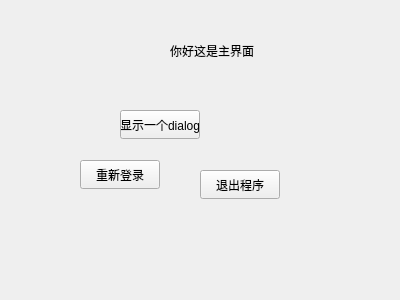
<?xml version="1.0" encoding="UTF-8"?>
<ui version="4.0">
 <class>Widgetss</class>
 <widget class="QWidget" name="Widgetss">
  <property name="windowModality">
   <enum>Qt::ApplicationModal</enum>
  </property>
  <property name="geometry">
   <rect>
    <x>0</x>
    <y>0</y>
    <width>400</width>
    <height>300</height>
   </rect>
  </property>
  <property name="windowTitle">
   <string>Widgetss</string>
  </property>
  <widget class="QPushButton" name="display_dialog">
   <property name="geometry">
    <rect>
     <x>120</x>
     <y>110</y>
     <width>80</width>
     <height>29</height>
    </rect>
   </property>
   <property name="text">
    <string>显示一个dialog</string>
   </property>
  </widget>
  <widget class="QPushButton" name="pushButton">
   <property name="geometry">
    <rect>
     <x>80</x>
     <y>160</y>
     <width>80</width>
     <height>29</height>
    </rect>
   </property>
   <property name="text">
    <string>重新登录</string>
   </property>
  </widget>
  <widget class="QPushButton" name="pushButton_2">
   <property name="geometry">
    <rect>
     <x>200</x>
     <y>170</y>
     <width>80</width>
     <height>29</height>
    </rect>
   </property>
   <property name="text">
    <string>退出程序</string>
   </property>
  </widget>
  <widget class="QLabel" name="label">
   <property name="geometry">
    <rect>
     <x>170</x>
     <y>40</y>
     <width>101</width>
     <height>21</height>
    </rect>
   </property>
   <property name="text">
    <string>你好这是主界面</string>
   </property>
  </widget>
 </widget>
 <layoutdefault spacing="6" margin="11"/>
 <resources/>
 <connections>
  <connection>
   <sender>pushButton_2</sender>
   <signal>clicked()</signal>
   <receiver>Widgetss</receiver>
   <slot>close()</slot>
   <hints>
    <hint type="sourcelabel">
     <x>260</x>
     <y>192</y>
    </hint>
    <hint type="destinationlabel">
     <x>236</x>
     <y>294</y>
    </hint>
   </hints>
  </connection>
  <connection>
   <sender>pushButton</sender>
   <signal>clicked()</signal>
   <receiver>Widgetss</receiver>
   <slot>close()</slot>
   <hints>
    <hint type="sourcelabel">
     <x>109</x>
     <y>172</y>
    </hint>
    <hint type="destinationlabel">
     <x>83</x>
     <y>298</y>
    </hint>
   </hints>
  </connection>
 </connections>
</ui>
